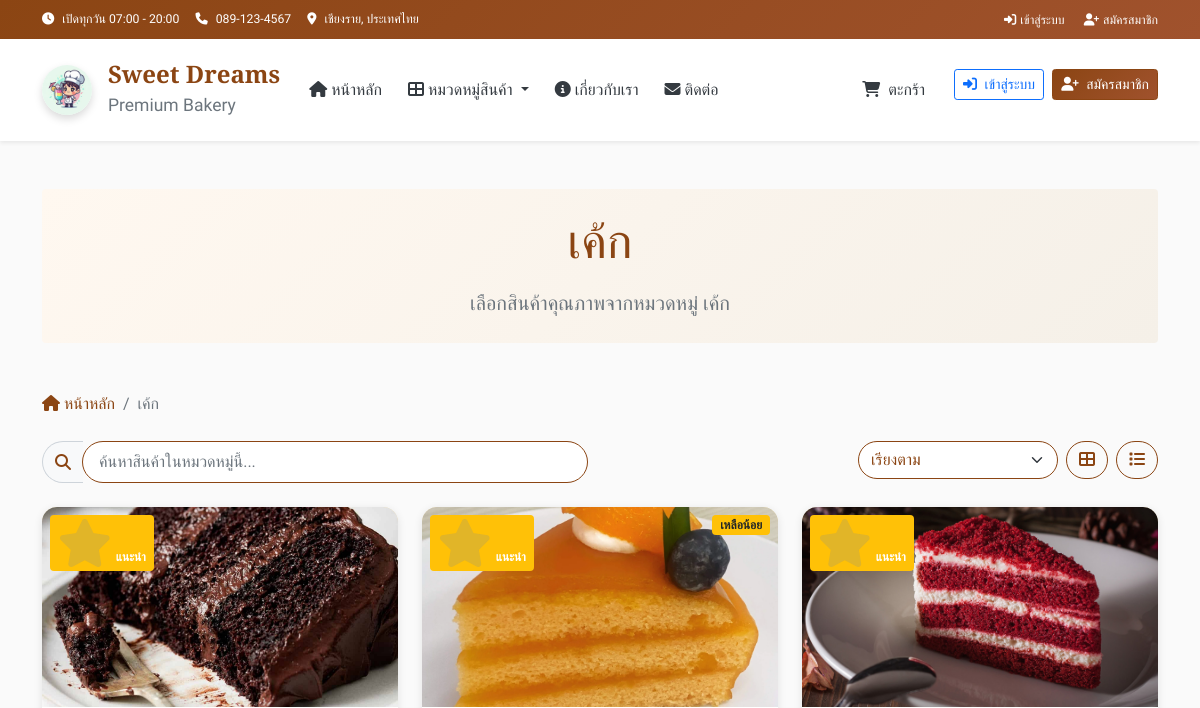
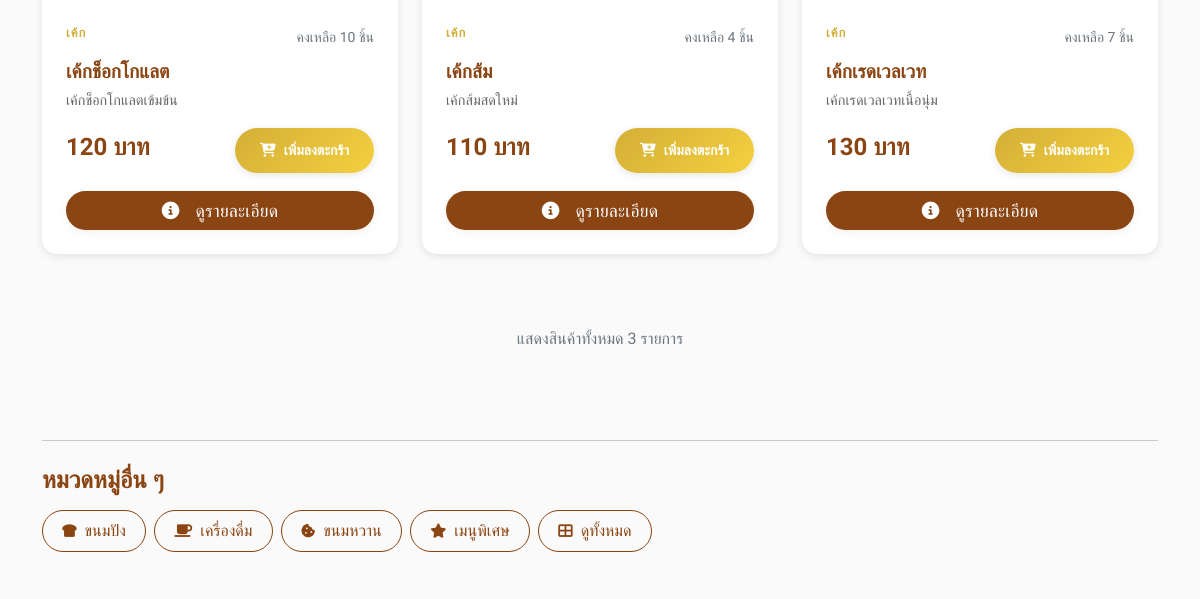
The page /category/1 (upper part) on the database as committed earlier (2 pictures, top to bottom).
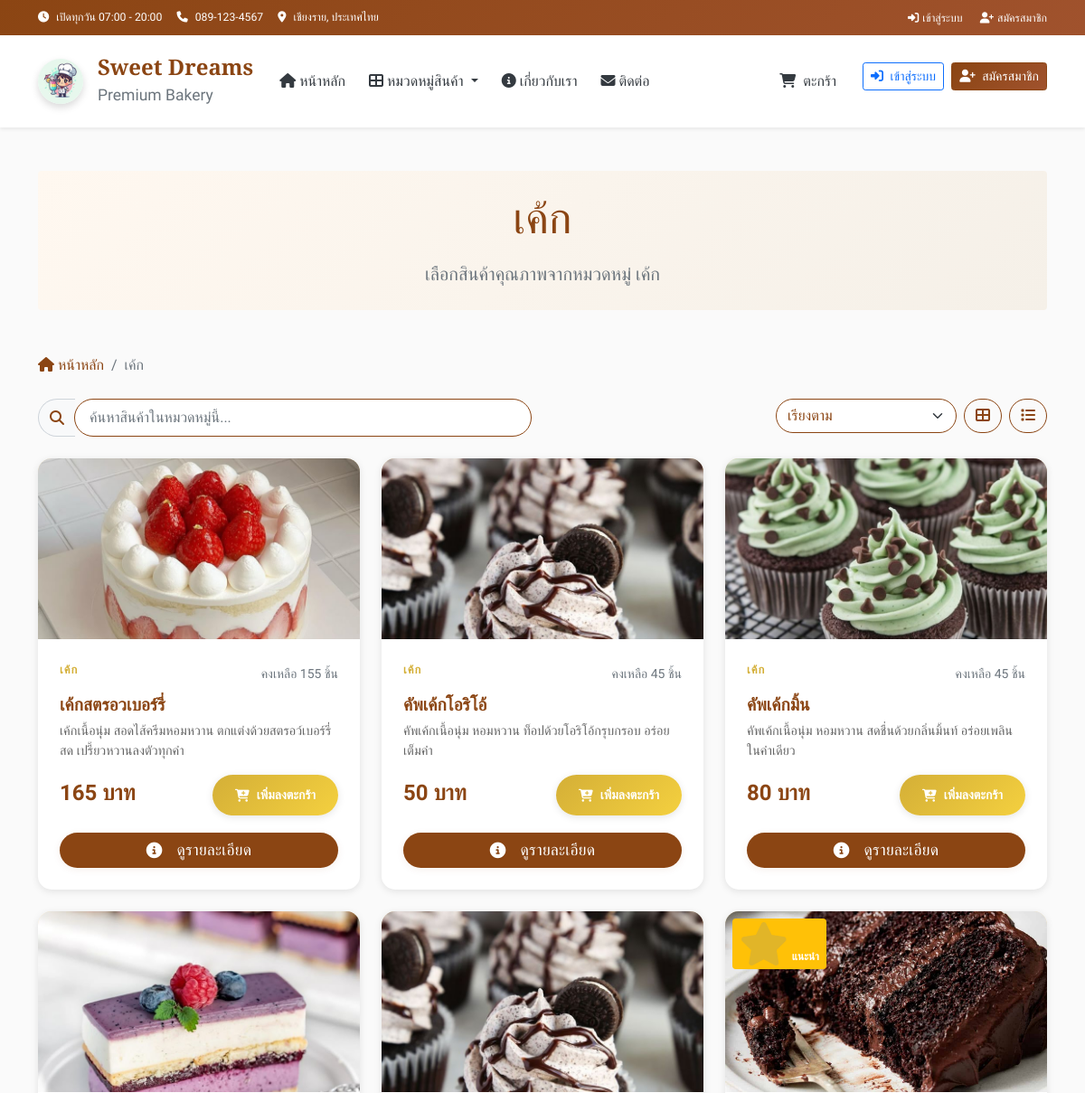
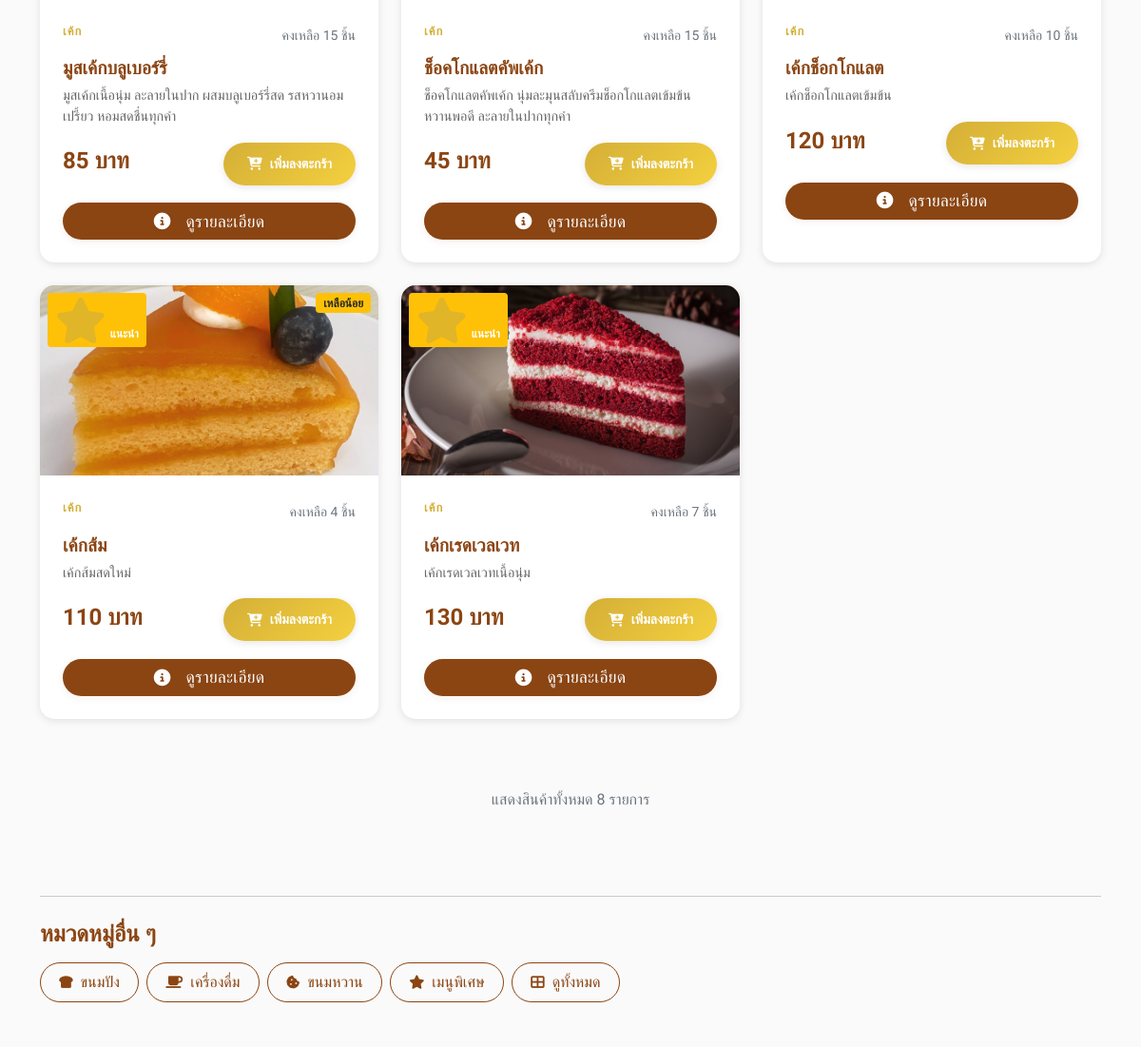
The same page on the database as committed later (2 pictures, top to bottom).
### tables this page shows
CREATE TABLE categories (
        id INTEGER PRIMARY KEY AUTOINCREMENT,
        name TEXT UNIQUE NOT NULL,
        name_en TEXT,
        icon TEXT,
        description TEXT,
        display_order INTEGER DEFAULT 0
    );

CREATE TABLE products (
        id INTEGER PRIMARY KEY AUTOINCREMENT,
        name TEXT NOT NULL,
        name_en TEXT,
        description TEXT,
        price DECIMAL(10,2) NOT NULL,
        image TEXT,
        category_id INTEGER,
        is_available BOOLEAN DEFAULT 1,
        is_featured BOOLEAN DEFAULT 0,
        stock_quantity INTEGER DEFAULT 0,
        created_at TIMESTAMP DEFAULT CURRENT_TIMESTAMP,
        FOREIGN KEY (category_id) REFERENCES categories (id)
    );

### app.py (the view)
@app.route('/category/<int:category_id>')
def category_by_id(category_id):
    categories = get_categories()
    products = get_products_by_category(category_id)
    category_name = None
    for cat in categories:
        if cat['id'] == category_id:
            category_name = cat['name']
            break
    if not category_name:
        flash('ไม่พบหมวดหมู่ที่ต้องการ')
        return redirect(url_for('index'))
    return render_template('category.html',
                         products=products,
                         category_name=category_name)

### templates/category.html (shortened to what this page needs)
{% extends "layout.html" %}
{% block content %}
<div class="container py-5">
    <div class="row mb-5">
        <div class="col-12">
            <div class="bg-gradient-light rounded p-4 text-center">
                <h1 class="display-5 mb-3">{{ category_name }}</h1>
                <p class="lead text-muted mb-0">เลือกสินค้าคุณภาพจากหมวดหมู่ {{ category_name }}</p>
            </div>
        </div>
    </div>
    <nav aria-label="breadcrumb" class="mb-4">
        <ol class="breadcrumb">
            <li class="breadcrumb-item">
                <a href="{{ url_for('index') }}" class="text-decoration-none">
                    <i class="fas fa-home me-1"></i>หน้าหลัก
                </a>
            </li>
            <li class="breadcrumb-item active">{{ category_name }}</li>
        </ol>
    </nav>
    <div class="row mb-4">
        <div class="col-lg-6">
            <div class="input-group">
                <span class="input-group-text">
                    <i class="fas fa-search"></i>
                </span>
                <input type="text" class="form-control" id="search-products"
                       placeholder="ค้นหาสินค้าในหมวดหมู่นี้...">
            </div>
        </div>
        <div class="col-lg-6 mt-3 mt-lg-0">
            <div class="d-flex gap-2 justify-content-lg-end">
                <select class="form-select" id="sort-products" style="max-width: 200px;">
                    <option value="default">เรียงตาม</option>
                </select>
                <button class="btn btn-outline-primary" id="view-grid" title="มุมมองตาราง">
                    <i class="fas fa-th-large"></i>
                </button>
                <button class="btn btn-outline-primary" id="view-list" title="มุมมองรายการ">
                    <i class="fas fa-list"></i>
                </button>
            </div>
        </div>
    </div>
    {% if products %}
        <div class="row" id="products-container">
            {% for product in products %}
            <div class="col-lg-4 col-md-6 mb-4 product-item"
                 data-name="{{ product.name }}"
                 data-price="{{ product.price }}">
                <div class="product-card h-100">
                    <div class="product-image position-relative">
                        {% if product.image %}
                            <img src="{{ url_for('static', filename='images/products/' + product.image) }}"
                                 alt="{{ product.name }}"
                                 class="img-fluid"
                                 loading="lazy">
                        {% else %}
                            <i class="fas fa-birthday-cake"></i>
                        {% endif %}
                        {% if product.is_featured %}
                            <span class="badge bg-warning position-absolute top-0 start-0 m-2">
                                <i class="fas fa-star me-1"></i>แนะนำ
                            </span>
                        {% endif %}
                        {% if product.stock_quantity <= 5 and product.stock_quantity > 0 %}
                            <span class="badge bg-warning text-dark position-absolute top-0 end-0 m-2">
                                เหลือน้อย
                            </span>
                        {% endif %}
                    </div>
                    <div class="product-body">
                        <div class="d-flex justify-content-between align-items-center mb-2">
                            <div class="product-category">{{ category_name }}</div>
                            {% if product.stock_quantity > 0 %}
                                <small class="text-muted">คงเหลือ {{ product.stock_quantity }} ชิ้น</small>
                            {% else %}
                                <small class="text-danger">สินค้าหมด</small>
                            {% endif %}
                        </div>
                        <h5 class="product-name">{{ product.name }}</h5>
                        {% if product.description %}
                            <p class="product-description">{{ product.description }}</p>
                        {% endif %}
                        <div class="d-flex justify-content-between align-items-baseline">
                            <div class="product-price">{{ "%.0f"|format(product.price) }} บาท</div>
                            {% if product.stock_quantity > 0 %}
                                <button class="btn btn-custom btn-sm add-to-cart"
                                        data-product-id="{{ product.id }}"
                                        data-product-name="{{ product.name }}"
                                        data-product-price="{{ product.price }}">
                                    <i class="fas fa-cart-plus"></i> เพิ่มลงตะกร้า
                                </button>
                            {% else %}
                                <button class="btn btn-secondary btn-sm" disabled>
                                    <i class="fas fa-times"></i> หมด
                                </button>
                            {% endif %}
                        </div>
                        <div class="d-flex justify-content-center mt-2">
                            <a href="{{ url_for('product_detail', product_id=product.id) }}"
                               class="btn btn-detail-view">
                                <i class="fas fa-info-circle me-2"></i>
                                ดูรายละเอียด
                            </a>
                        </div>
                    </div>
                </div>
            </div>
            {% endfor %}
        </div>
        <div class="row mt-5">
            <div class="col-12 text-center">
                <p class="text-muted">แสดงสินค้าทั้งหมด {{ products|length }} รายการ</p>
            </div>
        </div>
    {% endif %}
    <div class="row mt-5">
        <div class="col-12">
            <hr class="my-4">
            <h4 class="mb-3">หมวดหมู่อื่น ๆ</h4>
            <div class="d-flex flex-wrap gap-2">
                {% for category in categories %}
                    {% if category.name != category_name %}
                    <a href="{{ url_for('category_by_id', category_id=category.id) }}"
                       class="btn btn-outline-primary">
                        <i class="{{ category.icon }} me-1"></i>
                        {{ category.name }}
                    </a>
                    {% endif %}
                {% endfor %}
                <a href="{{ url_for('index') }}#products" class="btn btn-outline-secondary">
                    <i class="fas fa-th-large me-1"></i>
                    ดูทั้งหมด
                </a>
            </div>
        </div>
    </div>
</div>
{% endblock %}

### templates/layout.html (shortened to what this page needs)
<!DOCTYPE html>
<html lang="th" data-bs-theme="light">
<head>
    <link href="https://cdn.jsdelivr.net/npm/bootstrap@5.0.2/dist/css/bootstrap.min.css" rel="stylesheet">
    <link rel="stylesheet" href="https://cdnjs.cloudflare.com/ajax/libs/font-awesome/6.4.0/css/all.min.css">
    <link rel="stylesheet" href="{{ url_for('static', filename='css/main.css') }}">
</head>
<body>
    <header>
        <div class="top-bar bg-primary text-white py-2">
            <div class="container">
                <div class="row align-items-center">
                    <div class="col-md-8">
                        <small class="d-flex align-items-center flex-wrap gap-3">
                            <span><i class="fas fa-clock me-2"></i>เปิดทุกวัน 07:00 - 20:00</span>
                            <span><i class="fas fa-phone me-2"></i>089-123-4567</span>
                            <span><i class="fas fa-map-marker-alt me-2"></i>เชียงราย, ประเทศไทย</span>
                        </small>
                    </div>
                    <div class="col-md-4 text-end">
                        {% if session.get('user_id') %}
                            <small>
                                <i class="fas fa-user me-2"></i>
                                สวัสดี, {{ session.get('full_name') or session.get('username') }}
                            </small>
                        {% else %}
                            <small>
                                <a href="{{ url_for('login') }}" class="text-white text-decoration-none me-3">
                                    <i class="fas fa-sign-in-alt me-1"></i>เข้าสู่ระบบ
                                </a>
                                <a href="{{ url_for('register') }}" class="text-white text-decoration-none">
                                    <i class="fas fa-user-plus me-1"></i>สมัครสมาชิก
                                </a>
                            </small>
                        {% endif %}
                    </div>
                </div>
            </div>
        </div>
    </header>
    <nav class="navbar navbar-expand-lg navbar-light bg-white shadow-sm sticky-top" aria-label="Main navigation">
        <div class="container">
            <a class="navbar-brand d-flex align-items-center" href="{{ url_for('index') }}">
                <div class="logo-container me-3">
                    <div class="logo-circle">
                        <img src="{{ url_for('static', filename='images/hero.jpg') }}" alt="Logo" class="logo-img">
                    </div>
                </div>
                <div class="brand-info d-none d-md-block">
                    <h4 class="mb-0 brand-name">Sweet Dreams</h4>
                    <small class="text-muted">Premium Bakery</small>
                </div>
            </a>
            <div class="collapse navbar-collapse" id="navbarNav">
                <ul class="navbar-nav me-auto mb-2 mb-lg-0">
                    <li class="nav-item">
                        <a class="nav-link fw-500 {% if request.endpoint == 'index' %}active{% endif %}" href="{{ url_for('index') }}">
                            <i class="fas fa-home me-1"></i>หน้าหลัก
                        </a>
                    </li>
                    <li class="nav-item dropdown">
                        <a class="nav-link dropdown-toggle fw-500" href="#" role="button" data-bs-toggle="dropdown" aria-expanded="false">
                            <i class="fas fa-th-large me-1"></i>หมวดหมู่สินค้า
                        </a>
                    </li>
                    <li class="nav-item">
                        <a class="nav-link fw-500" href="{{ url_for('index') }}#about">
                            <i class="fas fa-info-circle me-1"></i>เกี่ยวกับเรา
                        </a>
                    </li>
                    <li class="nav-item">
                        <a class="nav-link fw-500" href="{{ url_for('index') }}#contact">
                            <i class="fas fa-envelope me-1"></i>ติดต่อ
                        </a>
                    </li>
                </ul>
                <ul class="navbar-nav ms-auto">
                    <li class="nav-item me-3">
                        <a class="nav-link position-relative fw-500 cart-link" href="{{ url_for('cart') }}">
                            <i class="fas fa-shopping-cart me-1"></i>
                            <span class="d-none d-lg-inline">ตะกร้า</span>
                        </a>
                    </li>
                    {% if session.get('user_id') %}
                        <li class="nav-item dropdown">
                            <a class="nav-link dropdown-toggle fw-500" href="#" role="button" data-bs-toggle="dropdown" aria-expanded="false">
                                <i class="fas fa-user me-1"></i>
                                <span class="d-none d-lg-inline">{{ session.get('full_name') or session.get('username') }}</span>
                            </a>
                            <ul class="dropdown-menu dropdown-menu-end shadow-sm border-0">
                                <li>
                                    <a class="dropdown-item" href="{{ url_for('profile') }}">
                                        <i class="fas fa-user me-2"></i> โปรไฟล์
                                    </a>
                                </li>
                                <li>
                                    <a class="dropdown-item" href="{{ url_for('track_order') }}">
                                        <i class="fas fa-truck me-2"></i>ติดตามคำสั่งซื้อ
                                    </a>
                                </li>
                                <li>
                                    <a class="dropdown-item" href="{{ url_for('order_history') }}">
                                        <i class="fas fa-history me-2"></i> ประวัติการสั่งซื้อ
                                    </a>
                                </li>
                                {% if session.get('role') == 'admin' %}
                                <li><hr class="dropdown-divider"></li>
                                <li>
                                    <a class="dropdown-item text-primary" href="{{ url_for('admin') }}">
                                        <i class="fas fa-cog me-2"></i> จัดการสินค้า
                                    </a>
                                </li>
                                <li>
                                    <a class="dropdown-item text-primary" href="{{ url_for('admin_orders') }}">
                                        <i class="fas fa-shopping-cart me-2"></i> จัดการคำสั่งซื้อ
                                    </a>
                                </li>
                                <li>
                                    <a class="dropdown-item text-primary" href="{{ url_for('admin_payments') }}">
                                        <i class="fas fa-money-check-alt me-2"></i> ตรวจสอบการชำระเงิน
                                    </a>
                                </li>
                                <li>
                                    <a class="dropdown-item text-primary" href="{{ url_for('admin_order_history') }}">
                                        <i class="fas fa-history me-2"></i> ประวัติการสั่งซื้อทั้งหมด
                                    </a>
                                </li>
                                {% endif %}
                                <li><hr class="dropdown-divider"></li>
                                <li>
                                    <a class="dropdown-item text-danger" href="{{ url_for('logout') }}">
                                        <i class="fas fa-sign-out-alt me-2"></i> ออกจากระบบ
                                    </a>
                                </li>
                            </ul>
                        </li>
                    {% else %}
                        <li class="nav-item me-2">
                            <a class="btn btn-outline-primary btn-sm" href="{{ url_for('login') }}">
                                <i class="fas fa-sign-in-alt me-1"></i> เข้าสู่ระบบ
                            </a>
                        </li>
                        <li class="nav-item">
                            <a class="btn btn-primary btn-sm" href="{{ url_for('register') }}">
                                <i class="fas fa-user-plus me-1"></i> สมัครสมาชิก
                            </a>
                        </li>
                    {% endif %}
                </ul>
            </div>
        </div>
    </nav>
    <main>
        {% block content %}{% endblock %}
    </main>
</body>
</html>

Rows that differ between the two databases and show on the page:
added products: image (picture), {{ category_name }} "เค้ก", stock_quantity "155", name "เค้กสตรอวเบอร์รี่", description "เค้กเนื้อนุ่ม สอดไส้ครีมหอมหวาน ตกแต่งด้วยสตรอว์เบอร์รี่สด เปรี้ยวหวานลงตัวทุกคำ", price "165"
added products: image (picture), {{ category_name }} "เค้ก", stock_quantity "45", name "คัพเค้กโอริโอ้", description "คัพเค้กเนื้อนุ่ม หอมหวาน ท็อปด้วยโอริโอ้กรุบกรอบ อร่อยเต็มคำ", price "50"
added products: image (picture), {{ category_name }} "เค้ก", stock_quantity "45", name "คัพเค้กมิ้น", description "คัพเค้กเนื้อนุ่ม หอมหวาน สดชื่นด้วยกลิ่นมิ้นท์ อร่อยเพลินในคำเดียว", price "80"
added products: image (picture), {{ category_name }} "เค้ก", stock_quantity "15", name "มูสเค้กบลูเบอร์รี่", description "มูสเค้กเนื้อนุ่ม ละลายในปาก ผสมบลูเบอร์รี่สด รสหวานอมเปรี้ยว หอมสดชื่นทุกคำ", price "85"
added products: image (picture), {{ category_name }} "เค้ก", stock_quantity "15", name "ช็อคโกแลตคัพเค้ก", description "ช็อคโกแลตคัพเค้ก นุ่มละมุนสลับครีมช็อกโกแลตเข้มข้น หวานพอดี ละลายในปากทุกคำ", price "45"
Other text that changed with them:
{{ products|length }}: "3" → "8"
